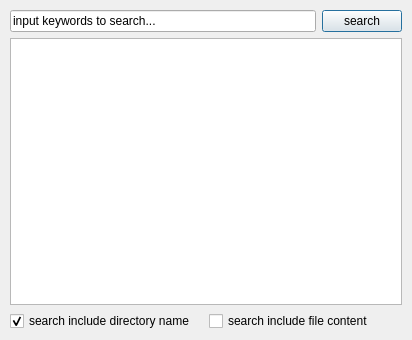
<?xml version="1.0" encoding="UTF-8"?>
<ui version="4.0">
 <class>searchdialog</class>
 <widget class="QDialog" name="searchdialog">
  <property name="geometry">
   <rect>
    <x>0</x>
    <y>0</y>
    <width>412</width>
    <height>340</height>
   </rect>
  </property>
  <property name="windowTitle">
   <string>RSA:search file</string>
  </property>
  <property name="windowIcon">
   <iconset resource="../../apprcc.qrc">
    <normaloff>:/image/image/JLUgeo.ico</normaloff>:/image/image/JLUgeo.ico</iconset>
  </property>
  <widget class="QWidget" name="verticalLayoutWidget">
   <property name="geometry">
    <rect>
     <x>10</x>
     <y>10</y>
     <width>392</width>
     <height>321</height>
    </rect>
   </property>
   <layout class="QVBoxLayout" name="verticalLayout">
    <item>
     <layout class="QHBoxLayout" name="horizontalLayout">
      <item>
       <widget class="QLineEdit" name="lineEdit">
        <property name="text">
         <string>input keywords to search...</string>
        </property>
       </widget>
      </item>
      <item>
       <widget class="QPushButton" name="searchbutton">
        <property name="text">
         <string>search</string>
        </property>
       </widget>
      </item>
     </layout>
    </item>
    <item>
     <widget class="QListWidget" name="listWidget"/>
    </item>
    <item>
     <layout class="QHBoxLayout" name="horizontalLayout_2">
      <item>
       <widget class="QCheckBox" name="dirnamecheckbox">
        <property name="text">
         <string>search include directory name</string>
        </property>
        <property name="checked">
         <bool>true</bool>
        </property>
       </widget>
      </item>
      <item>
       <widget class="QCheckBox" name="contentcheckbox">
        <property name="text">
         <string>search include file content</string>
        </property>
       </widget>
      </item>
     </layout>
    </item>
   </layout>
  </widget>
 </widget>
 <resources>
  <include location="../../apprcc.qrc"/>
 </resources>
 <connections/>
</ui>
